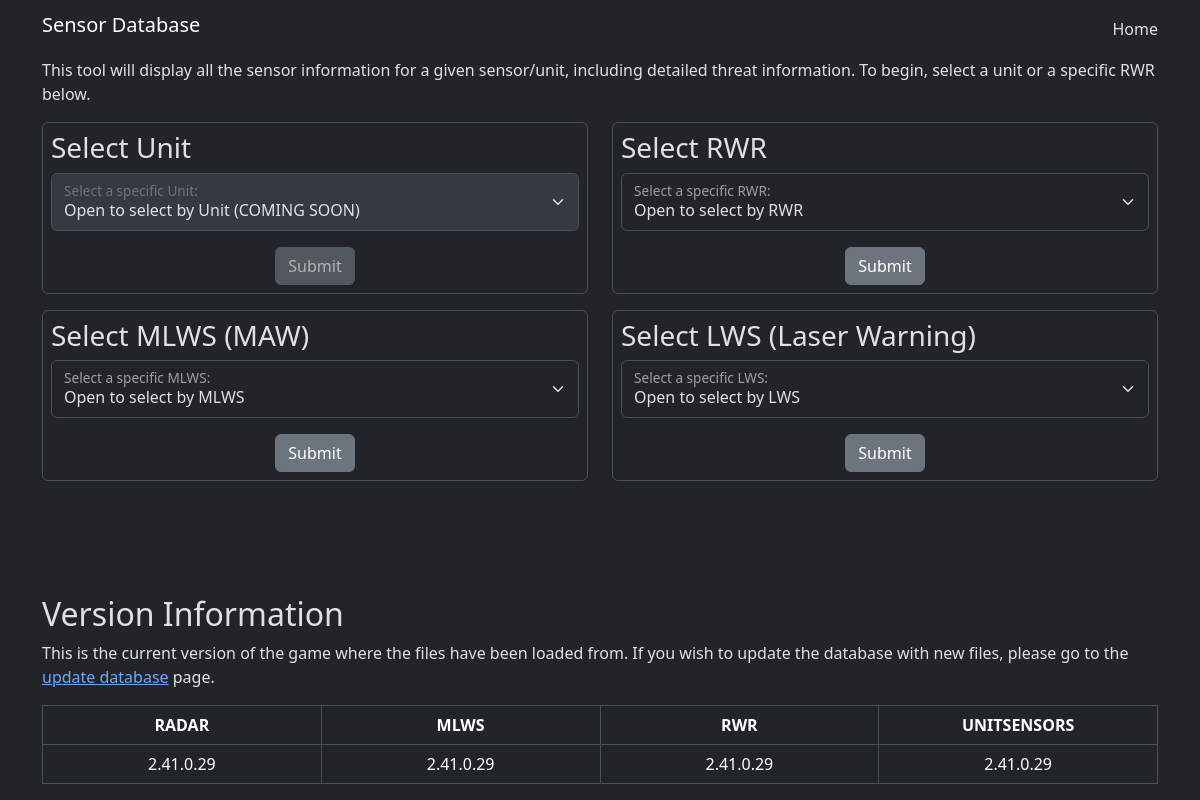
/, run on an earlier commit of the app's database.
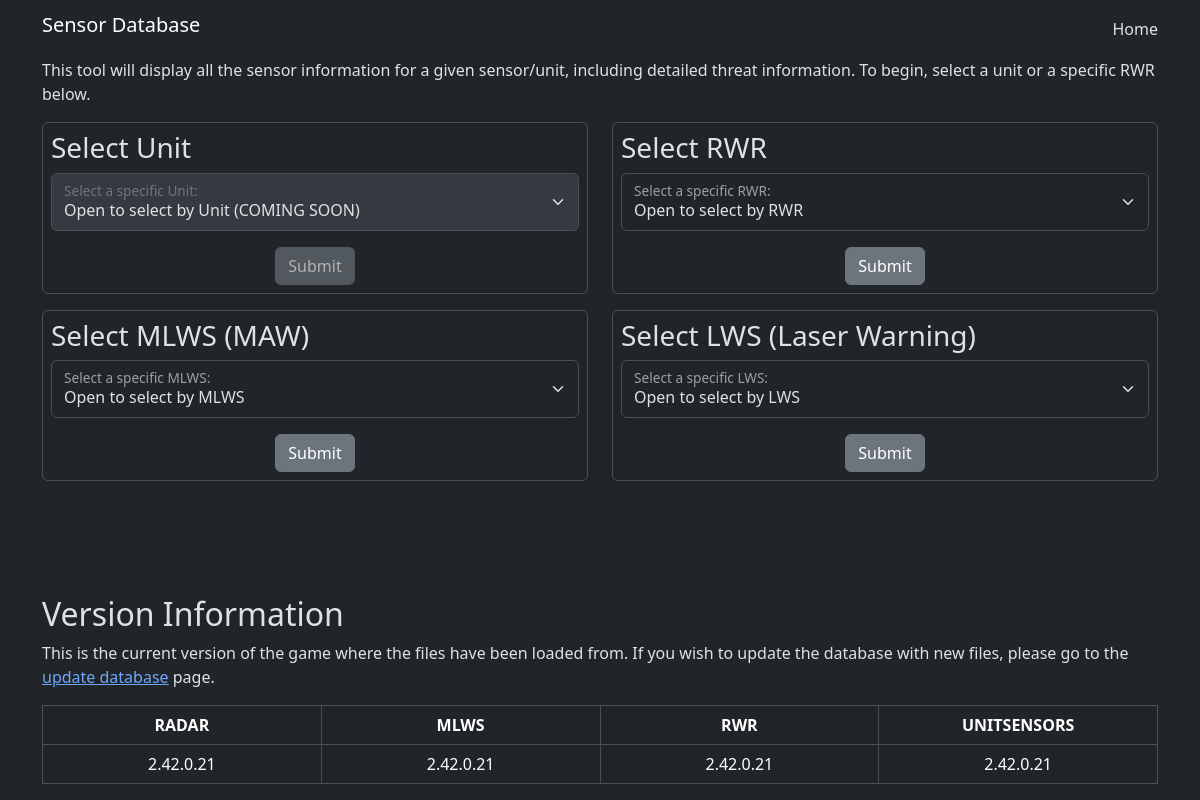
And on a later commit of the database.
### tables this page shows
CREATE TABLE "VERSIONDATA" (
	"RADAR"	TEXT,
	"RWR"	TEXT,
	"UNITSENSORS"	TEXT,
	"MLWS"	TEXT,
	"UNITCSV"	TEXT,
	"SENSORCSV"	TEXT
, "LWS");

### _pdo.php (called while the page is built, shortened)
<?php
function PDO_FetchRow($query, $params=null)
{
    global $PDO;
    if (isset($params)) {
        $stmt = $PDO->prepare($query);
        $stmt->execute($params);
    } else {
        $stmt = $PDO->query($query);
    }
    return $stmt->fetch(PDO::FETCH_ASSOC);
}
?>

### index.php (the view, shortened to what this page needs)
<html data-bs-theme="dark">
    <?php
    include "./_head.php";
    ?>
    <div class="container">
        <div class="row">
            <div class="col">
                <p>This tool will display all the sensor information for a given sensor/unit, including detailed threat information. To begin, select a unit or a specific RWR below.</p>
            </div>
        </div>
        <div class="row">
            <div class="col-6">
                <form class="form-group border rounded p-2" action="./unit.php" method="POST">
                    <h3 class="w-auto">Select Unit</h3>
                    <div class="form-floating">
                        <select name='selectedUnit' class="form-select" id="SelectUnit" required disabled>
                            <option value="" selected>Open to select by Unit (COMING SOON)</option>
                        </select>
                        <label for="SelectUnit">Select a specific Unit:</label>
                    </div>
                    <div class="text-center pt-3">
                        <button type="submit" class="btn btn-secondary" disabled>Submit</button>
                    </div>
                </form>
            </div>
            <div class="col-6">
                <form class="form-group border rounded p-2" action="./rwr.php" method="POST">
                    <h3 class="w-auto">Select RWR</h3>
                    <div class="form-floating">
                        <select name='selectedRWR' class="form-select" id="SelectRWR" required>
                            <option value="" selected>Open to select by RWR</option>
                        </select>
                        <label for="SelectRWR">Select a specific RWR:</label>
                    </div>
                    <div class="text-center pt-3">
                        <button type="submit" class="btn btn-secondary">Submit</button>
                    </div>
                </form>
            </div>
            <div class="col-6">
                <form class="form-group border rounded p-2" action="./mlws.php" method="POST">
                    <h3 class="w-auto">Select MLWS (MAW)</h3>
                    <div class="form-floating">
                        <select name='selectedMLWS' class="form-select" id="SelectMLWS" required>
                            <option value="" selected>Open to select by MLWS</option>
                        </select>
                        <label for="SelectMLWS">Select a specific MLWS:</label>
                    </div>
                    <div class="text-center pt-3">
                        <button type="submit" class="btn btn-secondary">Submit</button>
                    </div>
                </form>
            </div>
            <div class="col-6">
                <form class="form-group border rounded p-2" action="./lws.php" method="POST">
                    <h3 class="w-auto">Select LWS (Laser Warning)</h3>
                    <div class="form-floating">
                        <select name='selectedLWS' class="form-select" id="SelectLWS" required>
                            <option value="" selected>Open to select by LWS</option>
                        </select>
                        <label for="SelectLWS">Select a specific LWS:</label>
                    </div>
                    <div class="text-center pt-3">
                        <button type="submit" class="btn btn-secondary">Submit</button>
                    </div>
                </form>
            </div>
        </div>
    </div>
    <?php
    include './_version.php';
    ?>
</html>

### _version.php
<?php
$versions = PDO_FetchRow("SELECT * FROM VERSIONDATA");
?>
<div class="fixed-bottom">
    <div class="container">
        <div class="row">
            <h2>Version Information</h2>
            <p>This is the current version of the game where the files have been loaded from. If you wish to update the database with new files, please go to the <a href="./update-database.php">update database</a> page.</p>
            <div class="col">
                <table class="table table-bordered text-center">
                    <thead>
                        <th scope="col" class="col-3">RADAR</th>
                        <th scope="col" class="col-3">MLWS</th>
                        <th scope="col" class="col-3">RWR</th>
                        <th scope="col" class="col-3">UNITSENSORS</th>
                    </thead>
                    <tbody>
                        <tr scope="row">
                        <?php
                            echo '<td>'.$versions['RADAR'].'</td>';
                            echo '<td>'.$versions['MLWS'].'</td>';
                            echo '<td>'.$versions['RWR'].'</td>';
                            echo '<td>'.$versions['UNITSENSORS'].'</td>';
                        ?>
                    </tbody>
                </table>
            </div>
        </div>
    </div>
</div>

What changed in the data, as far as the page shows it:
removed versiondata: RADAR "2.41.0.29", MLWS "2.41.0.29", RWR "2.41.0.29", UNITSENSORS "2.41.0.29"
added versiondata: RADAR "2.42.0.21", MLWS "2.42.0.21", RWR "2.42.0.21", UNITSENSORS "2.42.0.21"
